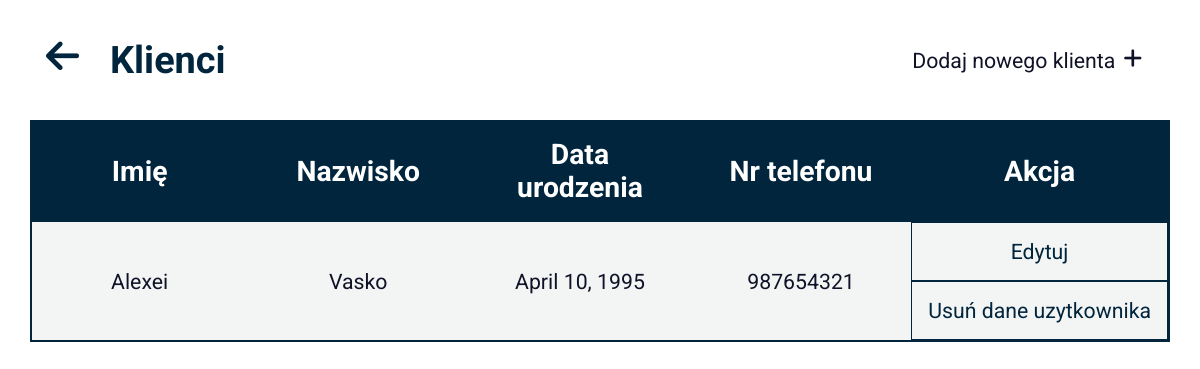
Before: /clients/ with the older database file.
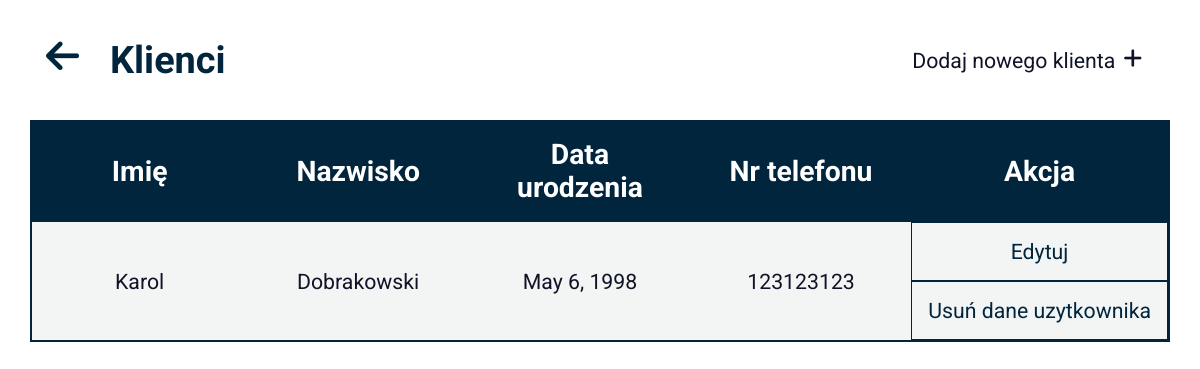
After: the same page with the newer database file.
### myapp/models.py (models this page shows, shortened)
class Client(models.Model):
    first_name = models.CharField(max_length=50)
    last_name = models.CharField(max_length=100)
    birth_date = models.DateField()
    phone_number = models.IntegerField()

### myapp/views.py (the view)
# urls.py: path('clients/', views.clients_index, name='clients'),
def clients_index(request):
    context = { "clients": Client.objects.all()}
    return render(request,"myapp/clients.html",context)

### myapp/templates/myapp/clients.html (shortened to what this page needs)
{% extends "myapp/base.html" %} {% block title %} Lista klientów {% endblock %}
{% block content %}
<div class="actionbar">
  <div class="actionbar--left">
    <div class="actionbar--gridBlock">
      <a href="/"><i class="fas fa-arrow-left greenIcon"></i></a>
      <h1 class="actionbar--header">Klienci</h1>
    </div>
  </div>
  <div class="actionbar--right">
    <a class="btn btn--green" href="{% url 'newClient' %}"><i class="fas fa-plus"></i><span class="btn--text">Dodaj nowego klienta</span></a>
  </div>
</div>
<div class="content">
  <table class="table">
    <tr class="table--row">
      <th class="table--header">Imię</th>
      <th class="table--header">Nazwisko</th>
      <th class="table--header">Data urodzenia</th>
      <th class="table--header">Nr telefonu</th>
      <th class="table--header">Akcja</th>
    </tr>
    {% for client in clients %}
    <tr class="table--row">
      <td class="table--data">{{client.first_name}}</td>
      <td class="table--data">{{client.last_name}}</td>
      <td class="table--data">{{client.birth_date}}</td>
      <td class="table--data">{{client.phone_number}}</td>
      <td class="table--data">
        <a class="form__btn form__btn--zeroMargin" href="{% url 'editClient' client.id %}">Edytuj</a>
        <form
          class="form form--width100 form__btn--zeroMargin"
          action="{% url 'deleteClient' client.id %}"
          method="POST"
        >
          <input class="form__btn form__btn--zeroMargin" type="submit" value="Usuń dane uzytkownika" />
        </form>
      </td>
    </tr>
    {% endfor %}
  </table>
</div>
{% endblock %}

### myapp/templates/myapp/base.html (shortened to what this page needs)
{% load static %}
<html>
  <head>
    <link
      rel="stylesheet"
      type="text/css"
      href="{% static './css/base/style.css' %}"
    />
    <link
      rel="stylesheet"
      href="https://cdnjs.cloudflare.com/ajax/libs/font-awesome/6.0.0-beta3/css/all.min.css"
    />
  </head>
  <body>
    {% block content %}{% endblock %}
  </body>
</html>

### myapp/static/css/base/style.css (style rules this page uses)
.actionbar { height: 15vh; width: 94%; display: flex; align-items: center; margin: 0 2.5%; justify-content: space-between; }
.actionbar--left { justify-content: flex-start; }
.actionbar--right { justify-content: flex-end; }
.actionbar--gridBlock { display: grid; grid-template-columns: 4rem 1fr; }
.actionbar--header { color: #00253d; font-size: 2.369rem; padding: 1rem; }
.btn { padding: 1rem; display: flex; text-decoration: none; font-size: 1.33rem; transition: 0.2s all; align-items: flex-start; justify-content: space-between; flex-direction: row-reverse; }
.btn--text { padding: 0 0.5rem 0 0.5rem; }
.btn--green { color: #101327; }
.content { display: flex; flex-wrap: wrap; height: 85vh; width: 100%; overflow-y: scroll; justify-content: space-evenly; align-items: flex-start; align-content: flex-start; }
.form { display: flex; flex-direction: column; width: 50%; font-size: 1.33rem; }
.form--width100 { width: 100%; }
.form__btn { border: none; padding: 1rem; display: flex; align-items: center; justify-content: space-evenly; text-decoration: none; font-size: 1.33rem; transition: 0.2s all; background: none; border: 1px solid #00253d; color: #00253d; margin-top: 2rem; }
.form__btn--zeroMargin { margin: 0; }
.greenIcon { color: #00253d; font-size: 2.369rem; padding: 1rem; transition: 0.2s all; }
.table { width: 95%; border-collapse: collapse; }
.table--row { width: 100%; margin-top: 0.2rem; border: 2px solid #00253d; color: #ffffff; background-color: #00253d; }
.table--row:nth-child(even) { background-color: #f3f4f4; color: #101327; }
.table--data { font-size: 1.33rem; margin: 0; padding: 0; text-align: center; width: 20%; }
.table--data:last-child { background-color: #f3f4f4; }
.table--header { padding: 1rem; font-size: 1.77rem; text-align: center; }
* { top: 0; left: 0; margin: 0; box-sizing: border-box; font-family: "Roboto", sans-serif; }
html { font-size: 16px; }

Changed rows visible on the page:
removed Client: first_name "Alexei", last_name "Vasko", birth_date "April 10, 1995", phone_number "987654321"
added Client: first_name "Karol", last_name "Dobrakowski", birth_date "May 6, 1998", phone_number "123123123"
